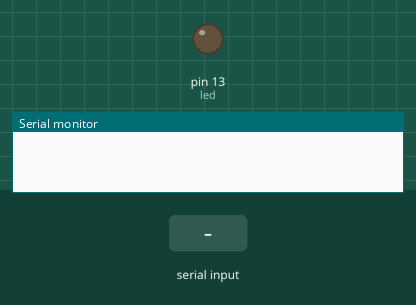
Recording of a sketch running on a simulated Arduino Uno, built with avr-gcc and run on an emulated ATmega328P. Parts: output pins drawn as LEDs (lit = HIGH), the last lines printed to the serial monitor. The test bench sets the inputs (shaded band).

Above: at 1.2 s.
1.3 s: "1" received over Serial
At 2.1 s:
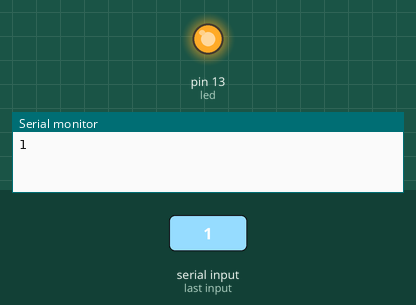
Timing chart, 0 to 4.3 s (numbered marks = the images above; inputs shaded):
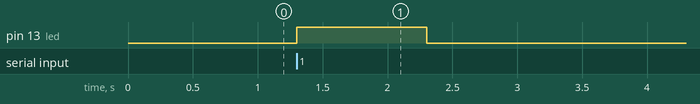

The sketch:

APSL_PA_V01_A.ino
```cpp
/*

Arduino and Processing Serial Link
PA - Arduino Side
Version 0.1

Provides a serial link, sending and receiving, between a computer running Processing and an Arduino.

Behavior:
Listens for incoming bytes on Serial, and sends them back.
Tracks status of serial link with a boolean and the LED on pin 13.

*/

// Serial variables
boolean SerialStatus = false; // "true" indicates the link is functional
unsigned long SerialStatusTimer = 0; // holds the value of millis() when the last incoming byte was recieved
unsigned long SerialStatusTimeout = 1000; // time after which Serial is considered diconnected, in milliseconds

// LED variable
int led = 13;


// *****


void setup(){
  Serial.begin(115200); // open Serial

  pinMode(led, OUTPUT);  // initialize the LED pin
  digitalWrite(led, LOW);   // turn the LED off

} //setup()


// *****


void loop(){

  // check serial link status
  if (SerialStatusTimeout < millis() - SerialStatusTimer) {
    SerialStatus = false;
  }

  // set serial status LED
  if(SerialStatus) digitalWrite(led, HIGH);   // turn the LED on
  else digitalWrite(led, LOW);   // turn the LED off

} //loop()


// *****


// Called after each execution of loop()
// if there is serial data availble
void serialEvent(){
  Serial.write(Serial.read()); // send the byte back
  SerialStatus = true;
  SerialStatusTimer = millis();
} // serialEvent()
```

SerialRx.ino
```cpp

```

SerialTx.ino
```cpp

```

Measured:
- after the input at 1.3 s, pin 13 (led): LOW → HIGH at once, → LOW 1.0 s later
